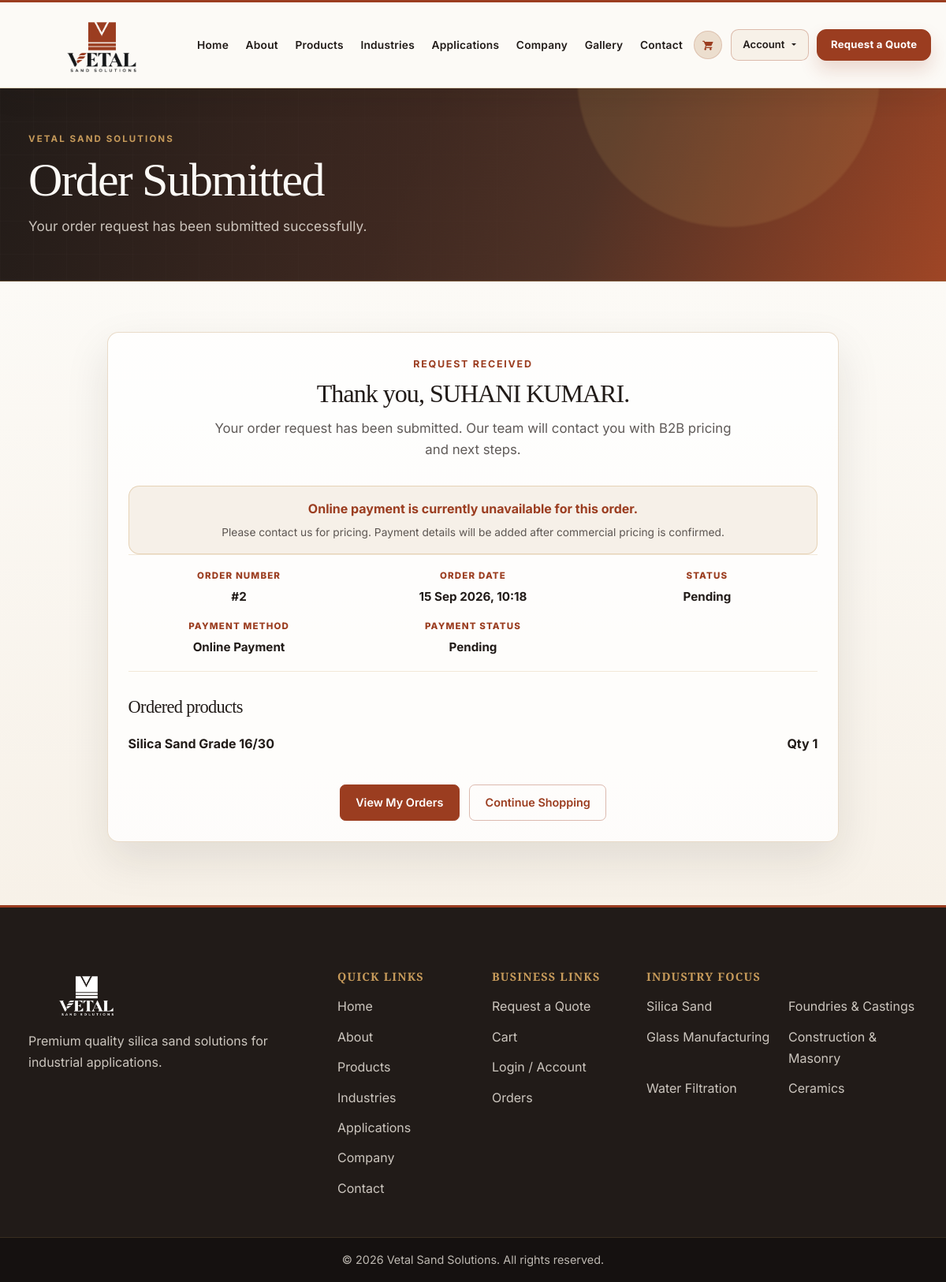
/orders/2/success/ (signed in), run on an earlier commit of the app's database.
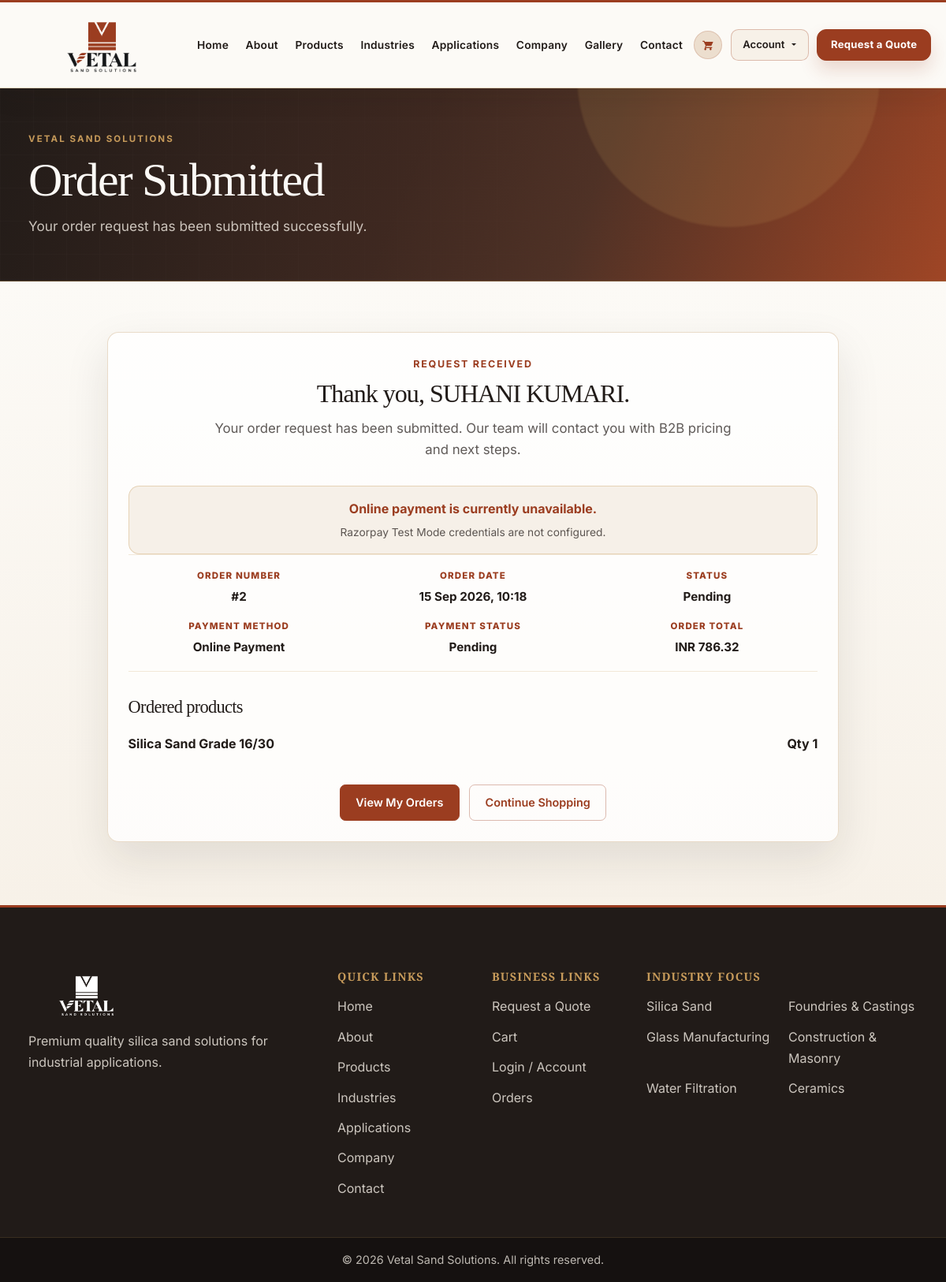
And on a later commit of the database.
### orders/views.py (the view)
# urls.py: path('orders/<int:order_id>/success/', views.order_success, name='order_success'),
@login_required(login_url='login')
def order_success(request, order_id):
	order = get_object_or_404(
		Order.objects.select_related('payment').prefetch_related('items__product'),
		id=order_id,
		user=request.user,
	)
	order_total = calculate_order_amount(order)
	payment_ready = bool(
		getattr(order, 'payment', None)
		and order.payment_method == Order.PaymentMethod.ONLINE
		and order_total is not None
		and order.payment.payment_status != Payment.Status.PAID
		and getattr(settings, 'RAZORPAY_TEST_MODE', False)
		and getattr(settings, 'RAZORPAY_KEY_ID', '').startswith('rzp_test_')
		and getattr(settings, 'RAZORPAY_KEY_SECRET', '')
	)
	return render(request, 'orders/order_success.html', {
		'order': order,
		'order_total': order_total,
		'pricing_available': order_total is not None,
		'payment_ready': payment_ready,
	})

### cart/context_processors.py (called while the page is built, shortened)
def cart_count(request):
    cart = request.session.get('cart', {})
    total_items = 0
    product_ids = {
        int(product_id)
        for product_id in cart
        if str(product_id).isdigit()
    }
    active_product_ids = set(
        Product.objects.filter(id__in=product_ids, is_active=True).values_list('id', flat=True)
    )
    return {'cart_count': total_items}

### payments/services.py (called while the page is built)
def calculate_order_amount(order):
    if order.total_amount is not None:
        return order.total_amount
    total = Decimal('0.00')
    has_items = False
    for item in order.items.select_related('product').all():
        has_items = True
        unit_price = item.unit_price if item.unit_price is not None else item.product.price
        if unit_price is None:
            return None
        total += Decimal(unit_price) * Decimal(item.quantity)
    return total if has_items else None

### products/context_processors.py (called while the page is built)
def wishlist_count(request):
    if not request.user.is_authenticated:
        return {'wishlist_count': 0}
    return {'wishlist_count': Wishlist.objects.filter(user=request.user).count()}

### templates/orders/order_success.html (shortened to what this page needs)
{% extends 'base.html' %}
{% block content %}
<section class="orders-page">
    <div class="container orders-page-container">
        <div class="order-confirmation-panel">
            <p class="section-kicker">Request received</p>
            <h2>Thank you, {{ order.full_name }}.</h2>
            <p class="order-confirmation-lead">Your order request has been submitted. Our team will contact you with B2B pricing and next steps.</p>
            {% if not pricing_available %}
                <div class="pricing-request-box">
                    <strong>Online payment is currently unavailable for this order.</strong>
                    <p>Please contact us for pricing. Payment details will be added after commercial pricing is confirmed.</p>
                </div>
            {% elif not payment_ready and order.payment_method == 'online' %}
                <div class="pricing-request-box">
                    <strong>Online payment is currently unavailable.</strong>
                    <p>Razorpay Test Mode credentials are not configured.</p>
                </div>
            {% endif %}
            <div class="order-summary-grid">
                <div><span>Order number</span><strong>#{{ order.id }}</strong></div>
                <div><span>Order date</span><strong>{{ order.created_at|date:'d M Y, H:i' }}</strong></div>
                <div><span>Status</span><strong>{{ order.get_status_display }}</strong></div>
                <div><span>Payment Method</span><strong>{{ order.get_payment_method_display }}</strong></div>
                <div><span>Payment Status</span><strong>{{ order.payment.get_payment_status_display }}</strong></div>
                {% if order_total %}<div><span>Order Total</span><strong>INR {{ order_total|floatformat:2 }}</strong></div>{% endif %}
            </div>
            <div class="order-item-list">
                <h2>Ordered products</h2>
                {% for item in order.items.all %}
                    <div class="order-line-item">
                        <span>{{ item.product.name }}{% if item.unit_price is not None %}<small>INR {{ item.unit_price|floatformat:2 }} each</small>{% endif %}</span>
                        <strong>Qty {{ item.quantity }}{% if item.unit_price is not None %}<br>INR {{ item.unit_price|floatformat:2 }}{% endif %}</strong>
                    </div>
                {% endfor %}
            </div>
            <div class="order-confirmation-actions">
                <a href="{% url 'order_list' %}" class="btn btn-primary">View My Orders</a>
                <a href="{% url 'product_list' %}" class="btn btn-secondary">Continue Shopping</a>
            </div>
        </div>
    </div>
</section>
{% endblock %}

What changed in the data, as far as the page shows it:
changed Order "SUHANI KUMARI": payment_method "razorpay" → "online" (drawn)
Also different on the page:
{{ order_total|floatformat:2 }}: (not shown) → "786.32"
text no longer shown: "Online payment is currently unavailable for this order. Please contact us for pricing. Payment details will be added after commercial pricing is confirmed."
text now shown: "Online payment is currently unavailable. Razorpay Test Mode credentials are not configured. ORDER TOTAL INR"
